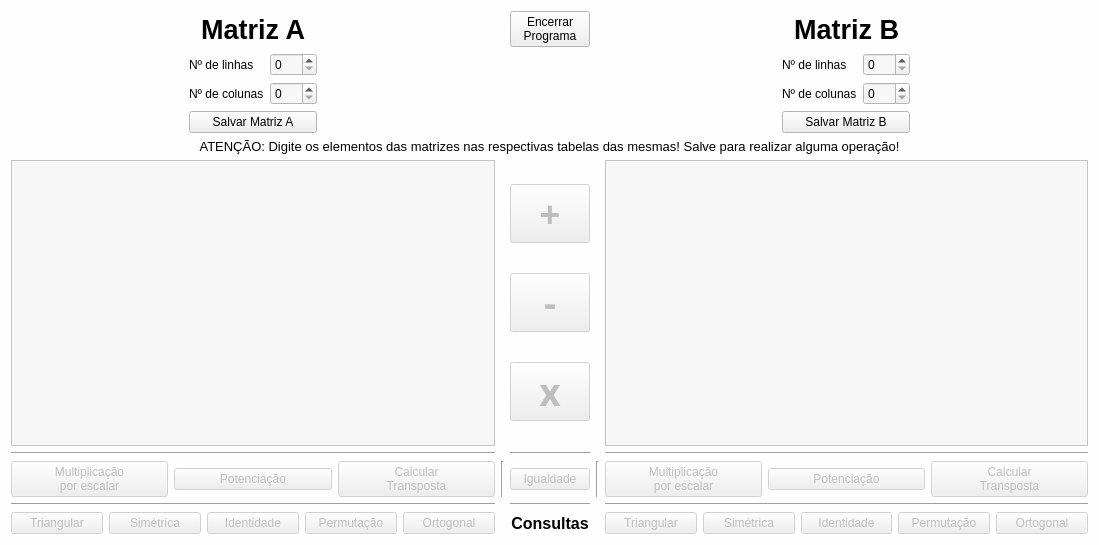
<?xml version="1.0" encoding="UTF-8"?>
<ui version="4.0">
 <class>MatrizUI</class>
 <widget class="QMainWindow" name="MatrizUI">
  <property name="geometry">
   <rect>
    <x>0</x>
    <y>0</y>
    <width>1099</width>
    <height>545</height>
   </rect>
  </property>
  <property name="minimumSize">
   <size>
    <width>0</width>
    <height>0</height>
   </size>
  </property>
  <property name="palette">
   <palette>
    <active>
     <colorrole role="Base">
      <brush brushstyle="SolidPattern">
       <color alpha="255">
        <red>247</red>
        <green>247</green>
        <blue>247</blue>
       </color>
      </brush>
     </colorrole>
     <colorrole role="Window">
      <brush brushstyle="SolidPattern">
       <color alpha="255">
        <red>254</red>
        <green>254</green>
        <blue>254</blue>
       </color>
      </brush>
     </colorrole>
    </active>
    <inactive>
     <colorrole role="Base">
      <brush brushstyle="SolidPattern">
       <color alpha="255">
        <red>247</red>
        <green>247</green>
        <blue>247</blue>
       </color>
      </brush>
     </colorrole>
     <colorrole role="Window">
      <brush brushstyle="SolidPattern">
       <color alpha="255">
        <red>254</red>
        <green>254</green>
        <blue>254</blue>
       </color>
      </brush>
     </colorrole>
    </inactive>
    <disabled>
     <colorrole role="Base">
      <brush brushstyle="SolidPattern">
       <color alpha="255">
        <red>254</red>
        <green>254</green>
        <blue>254</blue>
       </color>
      </brush>
     </colorrole>
     <colorrole role="Window">
      <brush brushstyle="SolidPattern">
       <color alpha="255">
        <red>254</red>
        <green>254</green>
        <blue>254</blue>
       </color>
      </brush>
     </colorrole>
    </disabled>
   </palette>
  </property>
  <property name="windowTitle">
   <string>Matrizes</string>
  </property>
  <widget class="QWidget" name="centralWidget">
   <layout class="QGridLayout" name="gridLayout">
    <item row="2" column="2">
     <spacer name="horizontalSpacer_4">
      <property name="orientation">
       <enum>Qt::Horizontal</enum>
      </property>
      <property name="sizeHint" stdset="0">
       <size>
        <width>137</width>
        <height>20</height>
       </size>
      </property>
     </spacer>
    </item>
    <item row="6" column="0" colspan="3">
     <layout class="QHBoxLayout" name="OperacoesA">
      <item>
       <widget class="QPushButton" name="MultiplicacaoPorEscalarA">
        <property name="enabled">
         <bool>false</bool>
        </property>
        <property name="text">
         <string>Multiplicação
por escalar</string>
        </property>
       </widget>
      </item>
      <item>
       <widget class="QPushButton" name="PotenciacaoA">
        <property name="enabled">
         <bool>false</bool>
        </property>
        <property name="text">
         <string>Potenciação</string>
        </property>
       </widget>
      </item>
      <item>
       <widget class="QPushButton" name="TranspostaA">
        <property name="enabled">
         <bool>false</bool>
        </property>
        <property name="text">
         <string>Calcular 
Transposta</string>
        </property>
       </widget>
      </item>
     </layout>
    </item>
    <item row="5" column="6" colspan="3">
     <widget class="Line" name="line_3">
      <property name="orientation">
       <enum>Qt::Horizontal</enum>
      </property>
     </widget>
    </item>
    <item row="6" column="4">
     <widget class="QPushButton" name="Igualdade">
      <property name="enabled">
       <bool>false</bool>
      </property>
      <property name="text">
       <string>Igualdade</string>
      </property>
     </widget>
    </item>
    <item row="8" column="0" colspan="3">
     <layout class="QHBoxLayout" name="ConsultasA">
      <item>
       <widget class="QPushButton" name="TriangularA">
        <property name="enabled">
         <bool>false</bool>
        </property>
        <property name="text">
         <string>Triangular</string>
        </property>
       </widget>
      </item>
      <item>
       <widget class="QPushButton" name="SimetricaA">
        <property name="enabled">
         <bool>false</bool>
        </property>
        <property name="text">
         <string>Simétrica</string>
        </property>
       </widget>
      </item>
      <item>
       <widget class="QPushButton" name="IdentidadeA">
        <property name="enabled">
         <bool>false</bool>
        </property>
        <property name="text">
         <string>Identidade</string>
        </property>
       </widget>
      </item>
      <item>
       <widget class="QPushButton" name="PermutacaoA">
        <property name="enabled">
         <bool>false</bool>
        </property>
        <property name="text">
         <string>Permutação</string>
        </property>
       </widget>
      </item>
      <item>
       <widget class="QPushButton" name="OrtogonalA">
        <property name="enabled">
         <bool>false</bool>
        </property>
        <property name="text">
         <string>Ortogonal</string>
        </property>
       </widget>
      </item>
     </layout>
    </item>
    <item row="7" column="4">
     <widget class="Line" name="line_6">
      <property name="orientation">
       <enum>Qt::Horizontal</enum>
      </property>
     </widget>
    </item>
    <item row="0" column="0" colspan="3">
     <widget class="QLabel" name="label">
      <property name="font">
       <font>
        <family>Segoe UI</family>
        <pointsize>20</pointsize>
        <weight>75</weight>
        <bold>true</bold>
       </font>
      </property>
      <property name="text">
       <string>Matriz A</string>
      </property>
      <property name="alignment">
       <set>Qt::AlignCenter</set>
      </property>
     </widget>
    </item>
    <item row="0" column="4">
     <widget class="QPushButton" name="Encerrar">
      <property name="text">
       <string>Encerrar
Programa</string>
      </property>
     </widget>
    </item>
    <item row="6" column="5">
     <widget class="Line" name="line_4">
      <property name="orientation">
       <enum>Qt::Vertical</enum>
      </property>
     </widget>
    </item>
    <item row="6" column="3">
     <widget class="Line" name="line_5">
      <property name="orientation">
       <enum>Qt::Vertical</enum>
      </property>
     </widget>
    </item>
    <item row="7" column="0" colspan="3">
     <widget class="Line" name="line_7">
      <property name="orientation">
       <enum>Qt::Horizontal</enum>
      </property>
     </widget>
    </item>
    <item row="7" column="6" colspan="3">
     <widget class="Line" name="line_8">
      <property name="orientation">
       <enum>Qt::Horizontal</enum>
      </property>
     </widget>
    </item>
    <item row="5" column="0" colspan="3">
     <widget class="Line" name="line_2">
      <property name="orientation">
       <enum>Qt::Horizontal</enum>
      </property>
     </widget>
    </item>
    <item row="1" column="2">
     <spacer name="horizontalSpacer">
      <property name="orientation">
       <enum>Qt::Horizontal</enum>
      </property>
      <property name="sizeHint" stdset="0">
       <size>
        <width>137</width>
        <height>20</height>
       </size>
      </property>
     </spacer>
    </item>
    <item row="1" column="0">
     <spacer name="horizontalSpacer_2">
      <property name="orientation">
       <enum>Qt::Horizontal</enum>
      </property>
      <property name="sizeHint" stdset="0">
       <size>
        <width>135</width>
        <height>20</height>
       </size>
      </property>
     </spacer>
    </item>
    <item row="2" column="0">
     <spacer name="horizontalSpacer_3">
      <property name="orientation">
       <enum>Qt::Horizontal</enum>
      </property>
      <property name="sizeHint" stdset="0">
       <size>
        <width>135</width>
        <height>20</height>
       </size>
      </property>
     </spacer>
    </item>
    <item row="4" column="4">
     <layout class="QVBoxLayout" name="Operacoes">
      <item>
       <widget class="QPushButton" name="Adicao">
        <property name="enabled">
         <bool>false</bool>
        </property>
        <property name="font">
         <font>
          <family>Lucida Sans</family>
          <pointsize>28</pointsize>
          <weight>75</weight>
          <bold>true</bold>
         </font>
        </property>
        <property name="text">
         <string>+</string>
        </property>
       </widget>
      </item>
      <item>
       <widget class="QPushButton" name="Subtracao">
        <property name="enabled">
         <bool>false</bool>
        </property>
        <property name="font">
         <font>
          <family>Lucida Sans</family>
          <pointsize>28</pointsize>
          <weight>75</weight>
          <bold>true</bold>
         </font>
        </property>
        <property name="text">
         <string>-</string>
        </property>
       </widget>
      </item>
      <item alignment="Qt::AlignHCenter">
       <widget class="QPushButton" name="Multiplicacao">
        <property name="enabled">
         <bool>false</bool>
        </property>
        <property name="font">
         <font>
          <family>Lucida Sans</family>
          <pointsize>28</pointsize>
          <weight>75</weight>
          <bold>true</bold>
         </font>
        </property>
        <property name="text">
         <string>x</string>
        </property>
       </widget>
      </item>
     </layout>
    </item>
    <item row="1" column="7" rowspan="2">
     <layout class="QFormLayout" name="formLayout_2">
      <item row="0" column="0">
       <widget class="QLabel" name="label_6">
        <property name="text">
         <string>Nº de linhas</string>
        </property>
       </widget>
      </item>
      <item row="0" column="1">
       <widget class="QSpinBox" name="linhasB">
        <property name="maximum">
         <number>999</number>
        </property>
       </widget>
      </item>
      <item row="1" column="0">
       <widget class="QLabel" name="label_7">
        <property name="text">
         <string>Nº de colunas</string>
        </property>
       </widget>
      </item>
      <item row="1" column="1">
       <widget class="QSpinBox" name="colunasB">
        <property name="maximum">
         <number>999</number>
        </property>
       </widget>
      </item>
      <item row="2" column="0" colspan="2">
       <widget class="QPushButton" name="SalvarB">
        <property name="text">
         <string>Salvar Matriz B</string>
        </property>
       </widget>
      </item>
     </layout>
    </item>
    <item row="1" column="8">
     <spacer name="horizontalSpacer_6">
      <property name="orientation">
       <enum>Qt::Horizontal</enum>
      </property>
      <property name="sizeHint" stdset="0">
       <size>
        <width>137</width>
        <height>20</height>
       </size>
      </property>
     </spacer>
    </item>
    <item row="0" column="6" colspan="3">
     <widget class="QLabel" name="label_2">
      <property name="font">
       <font>
        <family>Segoe UI</family>
        <pointsize>20</pointsize>
        <weight>75</weight>
        <bold>true</bold>
       </font>
      </property>
      <property name="text">
       <string>Matriz B</string>
      </property>
      <property name="alignment">
       <set>Qt::AlignCenter</set>
      </property>
     </widget>
    </item>
    <item row="2" column="6">
     <spacer name="horizontalSpacer_7">
      <property name="orientation">
       <enum>Qt::Horizontal</enum>
      </property>
      <property name="sizeHint" stdset="0">
       <size>
        <width>135</width>
        <height>20</height>
       </size>
      </property>
     </spacer>
    </item>
    <item row="2" column="8">
     <spacer name="horizontalSpacer_8">
      <property name="orientation">
       <enum>Qt::Horizontal</enum>
      </property>
      <property name="sizeHint" stdset="0">
       <size>
        <width>137</width>
        <height>20</height>
       </size>
      </property>
     </spacer>
    </item>
    <item row="1" column="6">
     <spacer name="horizontalSpacer_5">
      <property name="orientation">
       <enum>Qt::Horizontal</enum>
      </property>
      <property name="sizeHint" stdset="0">
       <size>
        <width>135</width>
        <height>20</height>
       </size>
      </property>
     </spacer>
    </item>
    <item row="8" column="6" colspan="3">
     <layout class="QHBoxLayout" name="ConsultasB">
      <item>
       <widget class="QPushButton" name="TriangularB">
        <property name="enabled">
         <bool>false</bool>
        </property>
        <property name="text">
         <string>Triangular</string>
        </property>
       </widget>
      </item>
      <item>
       <widget class="QPushButton" name="SimetricaB">
        <property name="enabled">
         <bool>false</bool>
        </property>
        <property name="text">
         <string>Simétrica</string>
        </property>
       </widget>
      </item>
      <item>
       <widget class="QPushButton" name="IdentidadeB">
        <property name="enabled">
         <bool>false</bool>
        </property>
        <property name="text">
         <string>Identidade</string>
        </property>
       </widget>
      </item>
      <item>
       <widget class="QPushButton" name="PermutacaoB">
        <property name="enabled">
         <bool>false</bool>
        </property>
        <property name="text">
         <string>Permutação</string>
        </property>
       </widget>
      </item>
      <item>
       <widget class="QPushButton" name="OrtogonalB">
        <property name="enabled">
         <bool>false</bool>
        </property>
        <property name="text">
         <string>Ortogonal</string>
        </property>
       </widget>
      </item>
     </layout>
    </item>
    <item row="5" column="4">
     <widget class="Line" name="line">
      <property name="orientation">
       <enum>Qt::Horizontal</enum>
      </property>
     </widget>
    </item>
    <item row="3" column="0" colspan="9">
     <widget class="QLabel" name="label_8">
      <property name="font">
       <font>
        <pointsize>10</pointsize>
       </font>
      </property>
      <property name="text">
       <string>ATENÇÃO: Digite os elementos das matrizes nas respectivas tabelas das mesmas! Salve para realizar alguma operação!</string>
      </property>
      <property name="alignment">
       <set>Qt::AlignCenter</set>
      </property>
     </widget>
    </item>
    <item row="6" column="6" colspan="3">
     <layout class="QHBoxLayout" name="OperacoesB">
      <item>
       <widget class="QPushButton" name="MultiplicacaoPorEscalarB">
        <property name="enabled">
         <bool>false</bool>
        </property>
        <property name="text">
         <string>Multiplicação
por escalar</string>
        </property>
       </widget>
      </item>
      <item>
       <widget class="QPushButton" name="PotenciacaoB">
        <property name="enabled">
         <bool>false</bool>
        </property>
        <property name="text">
         <string>Potenciação</string>
        </property>
       </widget>
      </item>
      <item>
       <widget class="QPushButton" name="TranspostaB">
        <property name="enabled">
         <bool>false</bool>
        </property>
        <property name="text">
         <string>Calcular 
Transposta</string>
        </property>
       </widget>
      </item>
     </layout>
    </item>
    <item row="4" column="0" colspan="3">
     <widget class="QTableWidget" name="MatrizA">
      <property name="sizePolicy">
       <sizepolicy hsizetype="MinimumExpanding" vsizetype="MinimumExpanding">
        <horstretch>0</horstretch>
        <verstretch>0</verstretch>
       </sizepolicy>
      </property>
      <property name="minimumSize">
       <size>
        <width>401</width>
        <height>192</height>
       </size>
      </property>
      <property name="layoutDirection">
       <enum>Qt::LeftToRight</enum>
      </property>
      <property name="autoFillBackground">
       <bool>true</bool>
      </property>
      <attribute name="horizontalHeaderVisible">
       <bool>false</bool>
      </attribute>
      <attribute name="verticalHeaderVisible">
       <bool>false</bool>
      </attribute>
     </widget>
    </item>
    <item row="4" column="6" colspan="3">
     <widget class="QTableWidget" name="MatrizB">
      <property name="sizePolicy">
       <sizepolicy hsizetype="MinimumExpanding" vsizetype="MinimumExpanding">
        <horstretch>0</horstretch>
        <verstretch>0</verstretch>
       </sizepolicy>
      </property>
      <property name="minimumSize">
       <size>
        <width>401</width>
        <height>192</height>
       </size>
      </property>
      <property name="autoFillBackground">
       <bool>true</bool>
      </property>
     </widget>
    </item>
    <item row="8" column="4">
     <widget class="QLabel" name="label_4">
      <property name="font">
       <font>
        <pointsize>12</pointsize>
        <weight>75</weight>
        <bold>true</bold>
       </font>
      </property>
      <property name="text">
       <string>Consultas</string>
      </property>
      <property name="alignment">
       <set>Qt::AlignCenter</set>
      </property>
     </widget>
    </item>
    <item row="1" column="1" rowspan="2">
     <layout class="QFormLayout" name="formLayout">
      <item row="0" column="0">
       <widget class="QLabel" name="label_3">
        <property name="text">
         <string>Nº de linhas</string>
        </property>
       </widget>
      </item>
      <item row="0" column="1">
       <widget class="QSpinBox" name="linhasA">
        <property name="maximum">
         <number>999</number>
        </property>
       </widget>
      </item>
      <item row="1" column="0">
       <widget class="QLabel" name="label_5">
        <property name="text">
         <string>Nº de colunas</string>
        </property>
       </widget>
      </item>
      <item row="1" column="1">
       <widget class="QSpinBox" name="colunasA">
        <property name="maximum">
         <number>999</number>
        </property>
       </widget>
      </item>
      <item row="2" column="0" colspan="2">
       <widget class="QPushButton" name="SalvarA">
        <property name="text">
         <string>Salvar Matriz A</string>
        </property>
       </widget>
      </item>
     </layout>
    </item>
   </layout>
  </widget>
  <action name="actionCriar_novas_matrizes">
   <property name="text">
    <string>Criar novas matrizes</string>
   </property>
  </action>
  <action name="actionSair">
   <property name="text">
    <string>Sair</string>
   </property>
  </action>
 </widget>
 <layoutdefault spacing="6" margin="11"/>
 <resources/>
 <connections/>
</ui>
